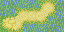

This game map was drawn from its Tiled (.tmx) file and the tilesets committed beside it. A one-line description and the full map source follow:
An orthogonal 4x2 tile map with 16x16 px tiles, 1 tile layer (Tile Layer 1).

<map version="1.5" tiledversion="1.7.2" orientation="orthogonal" renderorder="right-down" width="4" height="2" tilewidth="16" tileheight="16" infinite="0" nextlayerid="2" nextobjectid="1">
 <tileset firstgid="1" name="UpdatedVillage.png" tilewidth="16" tileheight="16" tilecount="1024" columns="32">
  <image source="UpdatedVillage.png" trans="ffffff" width="512" height="512" />
 </tileset>
 <layer id="1" name="Tile Layer 1" width="4" height="2">
  <properties>
   <property name="Main" value="" />
  </properties>
  <data>
   <tile gid="193" />
   <tile gid="203" />
   <tile gid="197" />
   <tile gid="144" />
   <tile gid="427" />
   <tile gid="230" />
   <tile gid="236" />
   <tile gid="129" />
  </data>
 </layer>
</map>
